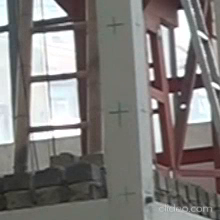
#> input picture frame 27 of trial3.mov, 220 x 220 px
$ python edgeDetection.py
#> lines starting #> are read from the running program, lines starting #| are printed output that depends on the picture
### videoCutting.py
import cv2
import numpy as np
import matplotlib.pyplot as plt

# [33 lines left out: functions draw_flow, draw_hsv, not called in this run]

def cuttingVideo(file: str):
#> called with file = 'trial3.mov'
    cap = cv2.VideoCapture(file)

    suc, prev = cap.read()
#> prev is the input picture: shape (220, 220, 3); mean B, G, R 121.5, 123.5, 126.5
    prevgray = cv2.cvtColor(prev, cv2.COLOR_BGR2GRAY)
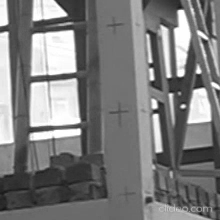
#> prevgray: shape (220, 220); min 18, max 255, mean 124.2

    if cap.isOpened()== False:
        print("Error opening video file")

    large_frame = []

    while(cap.isOpened()):

        ret, frame = cap.read()
        if ret == True:
            # cv2.imshow('Frame', frame)
            gray = cv2.cvtColor(frame, cv2.COLOR_BGR2GRAY)
            large_frame.append(frame)
        else: break

    # cap.release()
    # cv2.destroyAllWindows()
    print("Sucessfully cut", file)

    return large_frame

### edgeDetection.py
from videoCutting import *
from matplotlib import pyplot as plt

frame = cuttingVideo("trial3.mov")

trial = frame[0].copy()
imgray = cv2.cvtColor(trial, cv2.COLOR_BGR2GRAY)
ret, thresh = cv2.threshold(imgray, 100, 255, 0)
contours, __ = cv2.findContours(thresh, cv2.RETR_TREE, cv2.CHAIN_APPROX_SIMPLE)

cv2.drawContours(trial, contours, -1, (0, 0, 255), 1)
plt.imshow(trial)
plt.show()

$ run again, starting later in the video
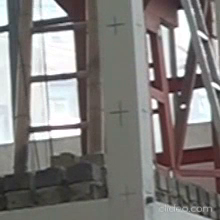
#> input picture frame 124 of trial3.mov, 220 x 220 px
#> in cuttingVideo, prev is the input picture: shape (220, 220, 3); mean B, G, R 121.6, 123.6, 126.6
#> in cuttingVideo, `prevgray = cv2.cvtColor(prev, cv2.COLOR_BGR2GRAY)`:
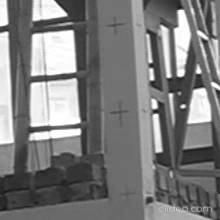
#> prevgray: shape (220, 220); min 19, max 255, mean 124.2
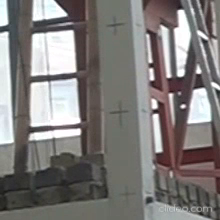
#> input picture frame 125 of trial3.mov, 220 x 220 px
#> in cuttingVideo, frame is the input picture: shape (220, 220, 3); mean B, G, R 122.1, 123.7, 127

$ run again, starting later in the video
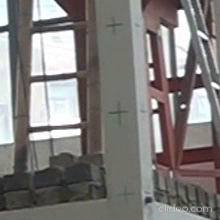
#> input picture frame 220 of trial3.mov, 220 x 220 px
#> in cuttingVideo, prev is the input picture: shape (220, 220, 3); mean B, G, R 121.8, 123.6, 126.8
#> in cuttingVideo, `prevgray = cv2.cvtColor(prev, cv2.COLOR_BGR2GRAY)`:
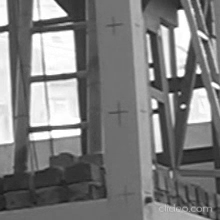
#> prevgray: shape (220, 220); min 17, max 255, mean 124.4
